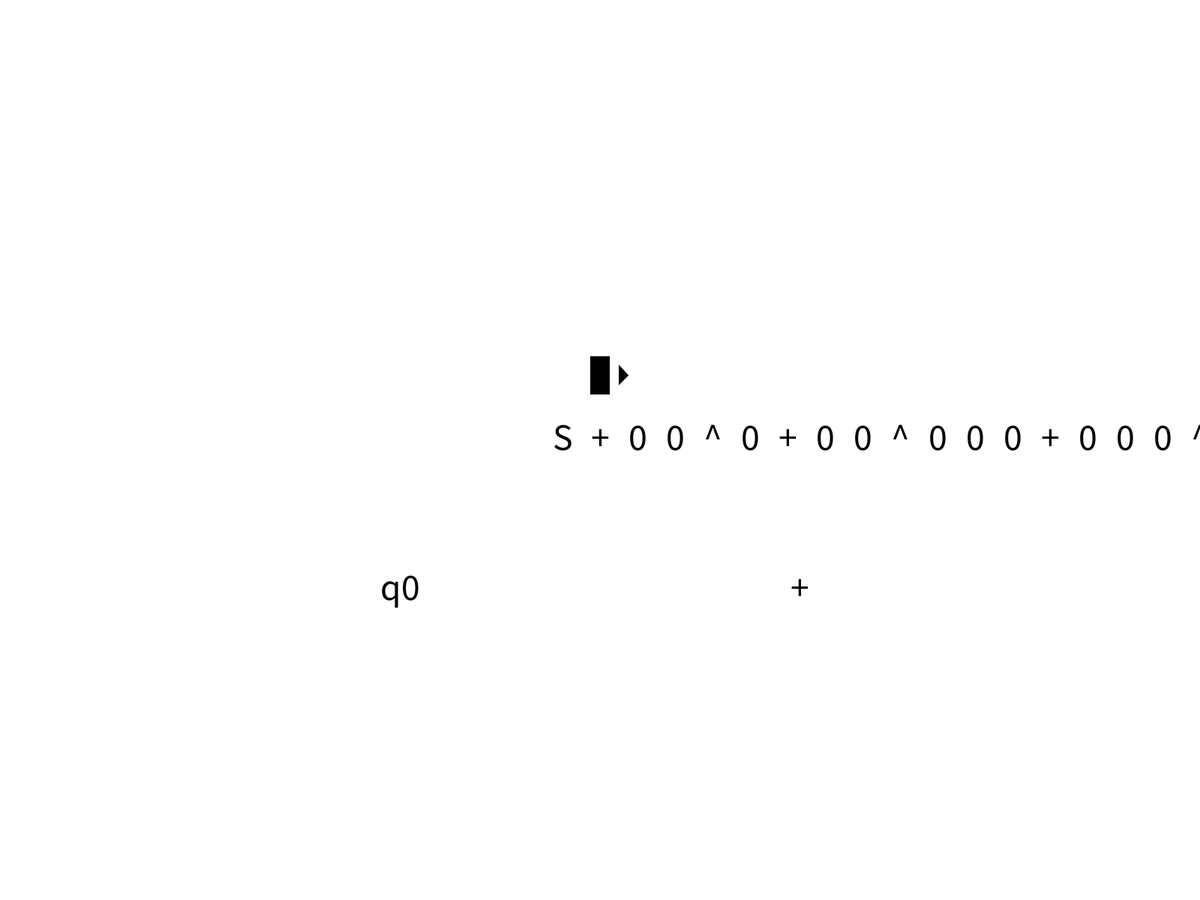
Frame 1 (no input)
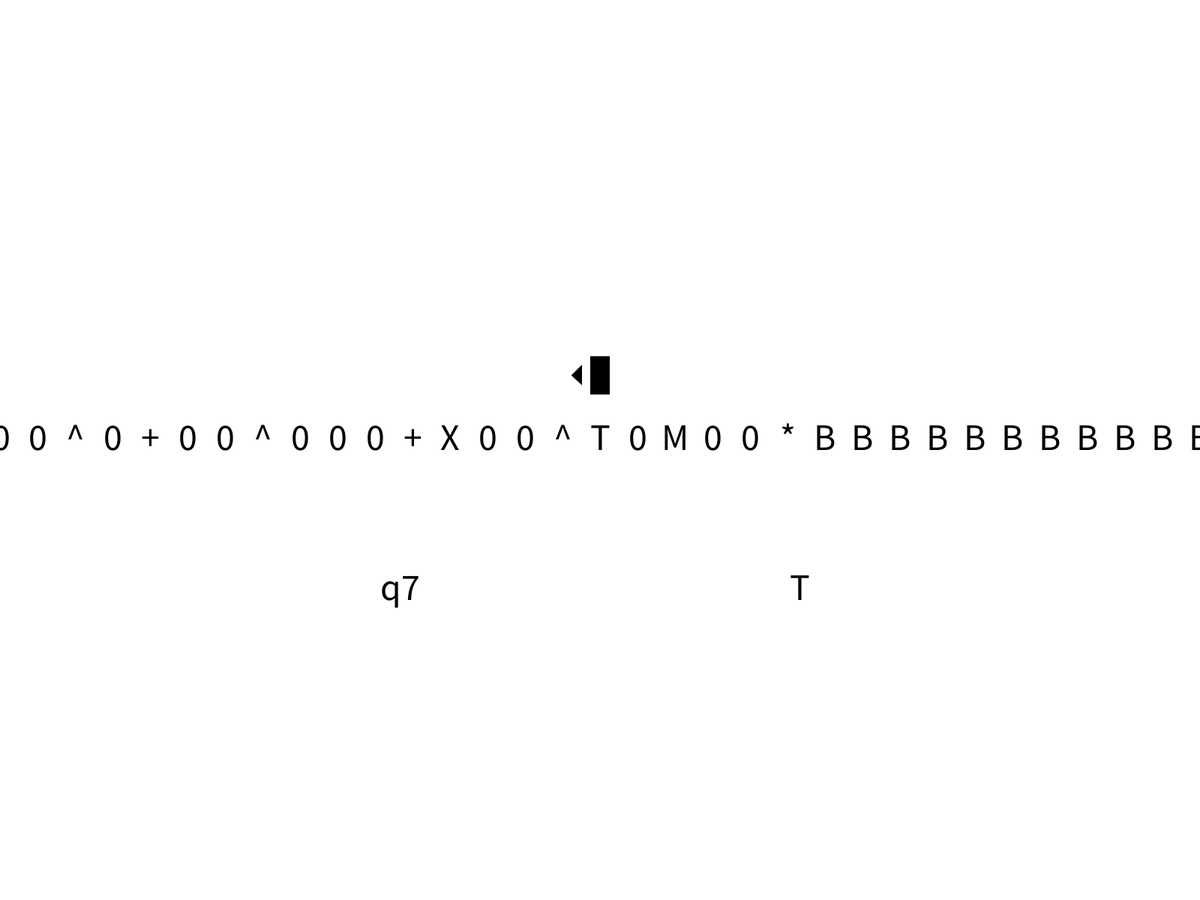
Frame 60 (the mouse pressed at the canvas centre just before this capture)
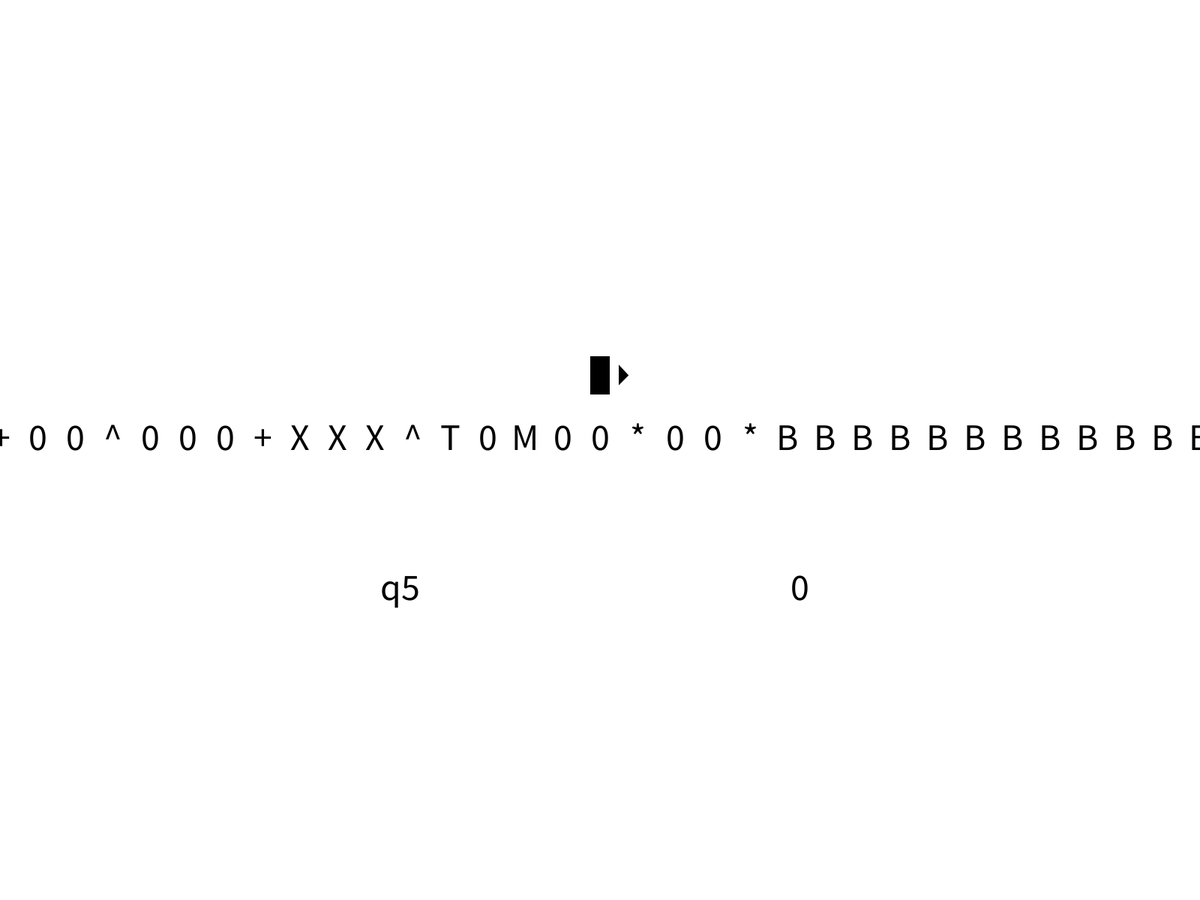
Frame 120 (the mouse held since frame 60 and released just before this capture)

The Processing sketch that drew these frames (run headless with seeded random() and noise(); from frame 60 on, the mouse is pressed at the canvas centre):

// Processing sketch: TM_Full
// ── TM_Full.pde
String Q[] = {"q0", "q1", "q2"};
//char T[] = {'0', '+', '-', '*', '/', '(', ')', 'X'};
char B = 'B';
//char S[] = {'0', '+', '-', '*', '/', '(', ')', 'B'};
char T[] = {'0', 'X', '+'};
char S[] = {'0', 'c', B};
String I = "q0";
String F = "q3";
String tape = "S+00^0+00^000+000^00";
boolean headRight = true;
int headPos = 1;
int tSize = 50;
String currState = I;
boolean halt = false;
boolean pause = false;
int delay = 0;

void setup() {
  fullScreen();
  textSize(tSize);
  rectMode(CENTER);
  textAlign(CENTER);
  for (int i = 0; i < 100; i++) {
    tape += B;
  }
}

void draw() {
  background(255);
  delay(delay);

  for (int i = 0; i < tape.length(); i++) {
    fill(0);
    text(tape.charAt(i), tSize*(i-headPos) + width/2, height/2);
  }

  rect(width/2, height/2 - tSize*2, tSize/2, tSize);
  if (headRight) {
    triangle(width/2 + tSize/2, height/2 - tSize*1.75, width/2 + tSize/2, height/2 - tSize*2.25, width/2 + tSize*0.75, height/2 - tSize*2);
  } else {
    triangle(width/2 - tSize/2, height/2 - tSize*1.75, width/2 - tSize/2, height/2 - tSize*2.25, width/2 - tSize*0.75, height/2 - tSize*2);
  }

  text(currState, width/3, 2*height/3);
  text(tape.charAt(headPos), 2*width/3, 2*height/3);

  if (!delta() && !pause) {
    if (headRight) headPos++; else headPos--;
  } else {
    int ans = 0;
    boolean end= false;

    for (int i = tape.length()-1; i >= 0; i--) {
      if (tape.charAt(i) == 'A') end = true;
      if (tape.charAt(i) == '0' && !end) {
        ans++;
      }
    }

    println(ans);
    println(tape);
  }
}

boolean delta() {
  if (currState == "q0" && tape.charAt(headPos) == B) command("q1", 'M', false);
  else if (currState == "q1" && tape.charAt(headPos) == '+') command("q2", '+', true);
  else if (currState == "q1" && tape.charAt(headPos) == 'S') command("q15", 'S', true);
  else if (currState == "q2" && tape.charAt(headPos) == '0') command("q3", 'X', true);
  else if (currState == "q2" && tape.charAt(headPos) == '+') command("q8", '+', true);
  else if (currState == "q3" && tape.charAt(headPos) == '^') command("q4", '^', true);
  else if (currState == "q3" && tape.charAt(headPos) == B) command("q13", B, false);
  else if (currState == "q4" && tape.charAt(headPos) == '0') command("q5", 'T', true);
  else if (currState == "q4" && tape.charAt(headPos) == '^') command("q4", '^', true);
  else if (currState == "q4" && tape.charAt(headPos) == B) command("q1", B, false);
  else if (currState == "q4" && tape.charAt(headPos) == 'M') command("q6", 'M', true);
  else if (currState == "q5" && tape.charAt(headPos) == B) command("q5", '0', false);
  else if (currState == "q5" && tape.charAt(headPos) == '^') command("q4", '^', true);
  else if (currState == "q6" && tape.charAt(headPos) == B) command("q7", '*', false);
  else if (currState == "q7" && tape.charAt(headPos) == '^') command("q2", '^', false);
  else if (currState == "q7" && tape.charAt(headPos) == 'T') command("q7", '0', false);
  else if (currState == "q8" && tape.charAt(headPos) == B) command("q9", 'B', false);
  else if (currState == "q9" && tape.charAt(headPos) == '*') command("q10", 'B', false);
  else if (currState == "q11" && tape.charAt(headPos) == '0') command("q11", 'X', false);
  else if (currState == "q11" && tape.charAt(headPos) == '^') command("q11", 'X', false);
  else if (currState == "q11" && tape.charAt(headPos) == '+') command("q12", 'X', true);
  else if (currState == "q10" && tape.charAt(headPos) == 'M') command("q11", 'M', false);
  else if (currState == "q12" && tape.charAt(headPos) == 'B') command("q14", '+', false);
  else if (currState == "q13" && tape.charAt(headPos) == '+') command("q13", B, false);
  else if (currState == "q14" && tape.charAt(headPos) == 'M') command("q1", 'M', false);
  else if (currState == "q15" && tape.charAt(headPos) == B) command("q16", B, false);
  else if (currState == "q16" && tape.charAt(headPos) == '+') command("q17", B, false);
  else if (currState == "q17" && tape.charAt(headPos) == 'M') command("q17", '+', false);
  else if (currState == "q17" && tape.charAt(headPos) == 'X') command("q18", 'S', true);
  else if (currState == "q18" && tape.charAt(headPos) == B) command("q25", 'E', false);
  else if (currState == "q18" && tape.charAt(headPos) == '*') command("q18", 'M', true);
  else if (currState == "q19" && tape.charAt(headPos) == B) command("q26", 'E', false);
  else if (currState == "q19" && tape.charAt(headPos) == 'M') command("q20", 'M', true);
  else if (currState == "q19" && tape.charAt(headPos) == '+') command("q20", '+', true);
  else if (currState == "q20" && tape.charAt(headPos) == '0') command("q21", 'Z', true);
  else if (currState == "q20" && tape.charAt(headPos) == 'M') command("q19", 'M', true);
  else if (currState == "q20" && tape.charAt(headPos) == '+') command("q28", 'Z', true);
  else if (currState == "q22" && tape.charAt(headPos) == 'M') command("q22", '*', true);
  else if (currState == "q21" && tape.charAt(headPos) == '*') command("q22", '*', true);
  else if (currState == "q22" && tape.charAt(headPos) == '0') command("q23", 'T', true);
  else if (currState == "q22" && tape.charAt(headPos) == '*') command("q22", '*', true);
  else if (currState == "q22" && tape.charAt(headPos) == B) command("q19", B, false);
  else if (currState == "q22" && tape.charAt(headPos) == 'E') command("q24", 'E', false);
  else if (currState == "q23" && tape.charAt(headPos) == B) command("q23", '0', false);
  else if (currState == "q23" && tape.charAt(headPos) == '*') command("q22", '*', true);
  else if (currState == "q24" && tape.charAt(headPos) == '*') command("q20", '*', false);
  else if (currState == "q24" && tape.charAt(headPos) == 'T') command("q24", '0', false);
  else if (currState == "q25" && tape.charAt(headPos) == 'M') command("q19", '*', false);
  else if (currState == "q25" && tape.charAt(headPos) == 'S') command("q32", 'S', true);
  else if (currState == "q27" && tape.charAt(headPos) == '0') command("q27", 'Z', false);
  else if (currState == "q27" && tape.charAt(headPos) == '*') command("q27", 'Z', false);
  else if (currState == "q26" && tape.charAt(headPos) == 'E') command("q27", 'Z', false);
  else if (currState == "q27" && tape.charAt(headPos) == 'M') command("q20", '*', false);
  else if (currState == "q28" && tape.charAt(headPos) == '0') command("q28", 'Z', true);
  else if (currState == "q28" && tape.charAt(headPos) == '*') command("q28", 'Z', true);
  else if (currState == "q28" && tape.charAt(headPos) == 'E') command("q29", 'Z', true);
  else if (currState == "q29" && tape.charAt(headPos) == '0') command("q29", '1', true);
  else if (currState == "q29" && tape.charAt(headPos) == B) command("q30", 'A', true);
  else if (currState == "q30" && tape.charAt(headPos) == B) command("q31", 'E', false);
  else if (currState == "q31" && tape.charAt(headPos) == '0') command("q31", '1', false);
  else if (currState == "q31" && tape.charAt(headPos) == 'Z') command("q25", 'Z', false);
  else if (currState == "q32" && tape.charAt(headPos) == B) command("q33", B, false);
  else if (currState == "q33" && tape.charAt(headPos) == 'E') command("q33", 'Z', false);
  else if (currState == "q33" && tape.charAt(headPos) == '1') command("q33", '0', false);
  else if (currState == "q33" && tape.charAt(headPos) == 'A') command("q33", '+', false);
  else if (currState == "q33" && tape.charAt(headPos) == 'S') command("q34", 'S', true);
  else if (currState == "q34" && tape.charAt(headPos) == B) command("q35", B, false);
  else if (currState == "q35" && tape.charAt(headPos) == '+') command("q35", 'Z', false);
  else if (currState == "q35" && tape.charAt(headPos) == '0') command("q36", '0', false);
  else if (currState == "q36" && tape.charAt(headPos) == 'S') command("q37", 'S', true);
  else if (currState == "q37" && tape.charAt(headPos) == B) command("q38", 'A', false);
  else if (currState == "q38" && tape.charAt(headPos) == '0') command("q39", 'Z', true);
  else if (currState == "q38" && tape.charAt(headPos) == '+') command("q38", 'Z', false);
  else if (currState == "q38" && tape.charAt(headPos) == 'S') command("q41", 'X', false);
  else if (currState == "q39" && tape.charAt(headPos) == B) command("q40", '0', false);
  else if (currState == "q40" && tape.charAt(headPos) == 'A') command("q38", 'A', false);
  else if (currState == "q41" && tape.charAt(headPos) == 'S') command("q42", 'X', true);
  else if (currState == "q42" && tape.charAt(headPos) == 'Z') command("q42", 'X', true);
  else if (currState == "q42" && tape.charAt(headPos) == 'A') return true;
  return false;
}

void command(String nState, char toWrite, boolean hR) {
  currState = nState;
  String nTape = tape.substring(0, headPos) + toWrite + tape.substring(headPos+1);
  tape = nTape;
  if (hR) headRight = true; 
  else headRight = false;
}

void keyPressed() {
  if (key == ' ') pause = !pause;
  if (key == 'w') delay += 100;
  if (key == 's' && delay >= 100) delay -= 100;
}
// ── temp.pde
//if (currState == "q18" && tape.charAt(headPos) == B) command("q25", 'E', false);
//  else if (currState == "q18" && tape.charAt(headPos) == '*') command("q18", 'M', true);
//  else if (currState == "q19" && tape.charAt(headPos) == B) command("q26", 'E', false);
//  else if (currState == "q19" && tape.charAt(headPos) == 'M') command("q20", 'M', true);
//  else if (currState == "q19" && tape.charAt(headPos) == '+') command("q20", '+', true);
//  else if (currState == "q20" && tape.charAt(headPos) == '0') command("q21", 'Z', true);
//  else if (currState == "q20" && tape.charAt(headPos) == 'M') command("q19", 'M', true);
//  else if (currState == "q20" && tape.charAt(headPos) == '+') command("q28", 'Z', true);
//  else if (currState == "q22" && tape.charAt(headPos) == 'M') command("q22", '*', true);
//  else if (currState == "q21" && tape.charAt(headPos) == '*') command("q22", '*', true);
//  else if (currState == "q22" && tape.charAt(headPos) == '0') command("q23", 'T', true);
//  else if (currState == "q22" && tape.charAt(headPos) == '*') command("q22", '*', true);
//  else if (currState == "q22" && tape.charAt(headPos) == B) command("q19", B, false);
//  else if (currState == "q22" && tape.charAt(headPos) == 'E') command("q24", 'E', false);
//  else if (currState == "q23" && tape.charAt(headPos) == B) command("q23", '0', false);
//  else if (currState == "q23" && tape.charAt(headPos) == '*') command("q22", '*', true);
//  else if (currState == "q24" && tape.charAt(headPos) == '*') command("q20", '*', false);
//  else if (currState == "q24" && tape.charAt(headPos) == 'T') command("q24", '0', false);
//  else if (currState == "q25" && tape.charAt(headPos) == 'M') command("q19", '*', false);
//  else if (currState == "q25" && tape.charAt(headPos) == 'S') command("q32", 'S', true);
//  else if (currState == "q27" && tape.charAt(headPos) == '0') command("q27", 'Z', false);
//  else if (currState == "q27" && tape.charAt(headPos) == '*') command("q27", 'Z', false);
//  else if (currState == "q26" && tape.charAt(headPos) == 'E') command("q27", 'Z', false);
//  else if (currState == "q27" && tape.charAt(headPos) == 'M') command("q20", '*', false);
//  else if (currState == "q28" && tape.charAt(headPos) == '0') command("q28", 'Z', true);
//  else if (currState == "q28" && tape.charAt(headPos) == '*') command("q28", 'Z', true);
//  else if (currState == "q28" && tape.charAt(headPos) == 'E') command("q29", 'Z', true);
//  else if (currState == "q29" && tape.charAt(headPos) == '0') command("q29", '1', true);
//  else if (currState == "q29" && tape.charAt(headPos) == B) command("q30", 'A', true);
//  else if (currState == "q30" && tape.charAt(headPos) == B) command("q31", 'E', false);
//  else if (currState == "q31" && tape.charAt(headPos) == '0') command("q31", '1', false);
//  else if (currState == "q31" && tape.charAt(headPos) == 'Z') command("q25", 'Z', false);
//  else if (currState == "q32" && tape.charAt(headPos) == B) command("q33", B, false);
//  else if (currState == "q33" && tape.charAt(headPos) == 'E') command("q33", 'Z', false);
//  else if (currState == "q33" && tape.charAt(headPos) == '1') command("q33", '0', false);
//  else if (currState == "q33" && tape.charAt(headPos) == 'A') command("q33", '+', false);
//  else if (currState == "q33" && tape.charAt(headPos) == 'S') command("q34", 'S', true);
//  else if (currState == "q34" && tape.charAt(headPos) == B) command("q35", B, false);
//  else if (currState == "q35" && tape.charAt(headPos) == '+') command("q35", 'Z', false);
//  else if (currState == "q35" && tape.charAt(headPos) == '0') return true;
